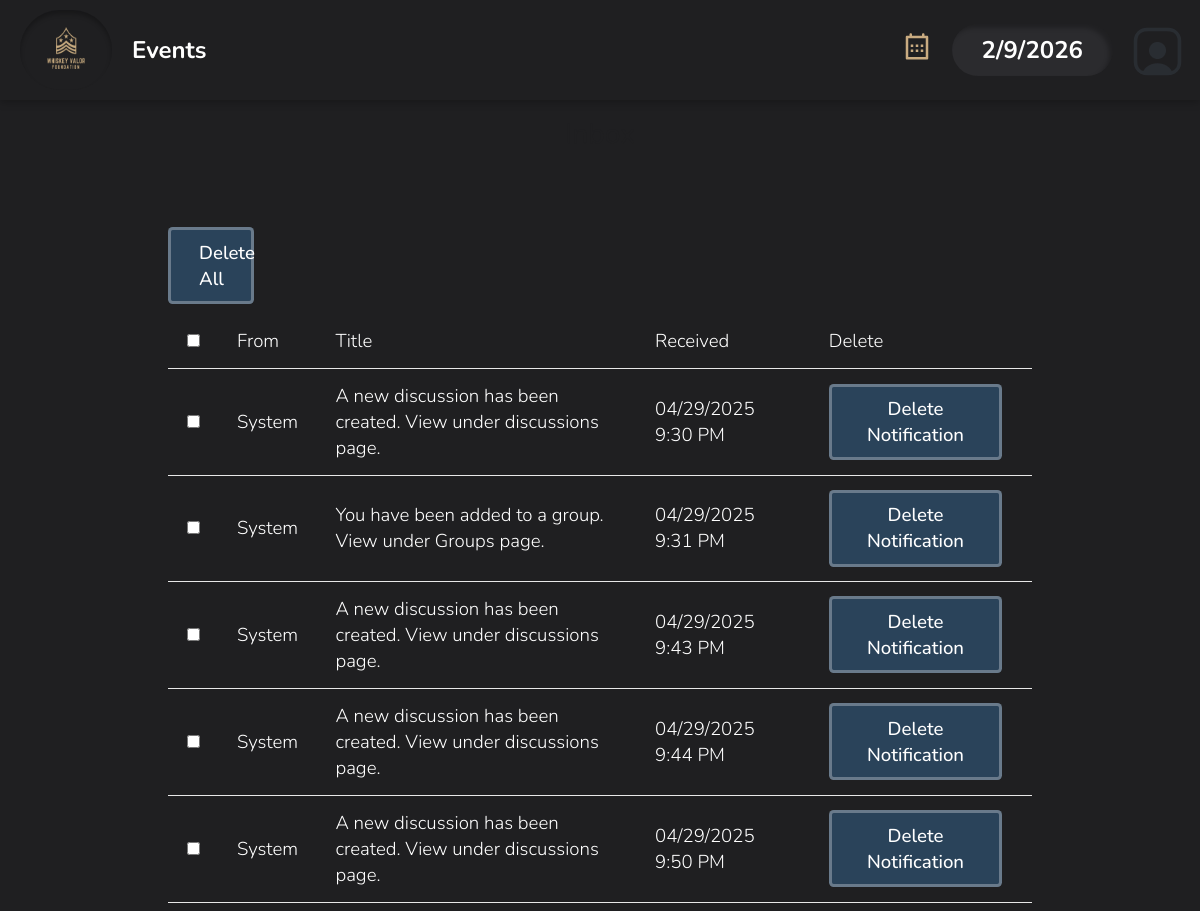
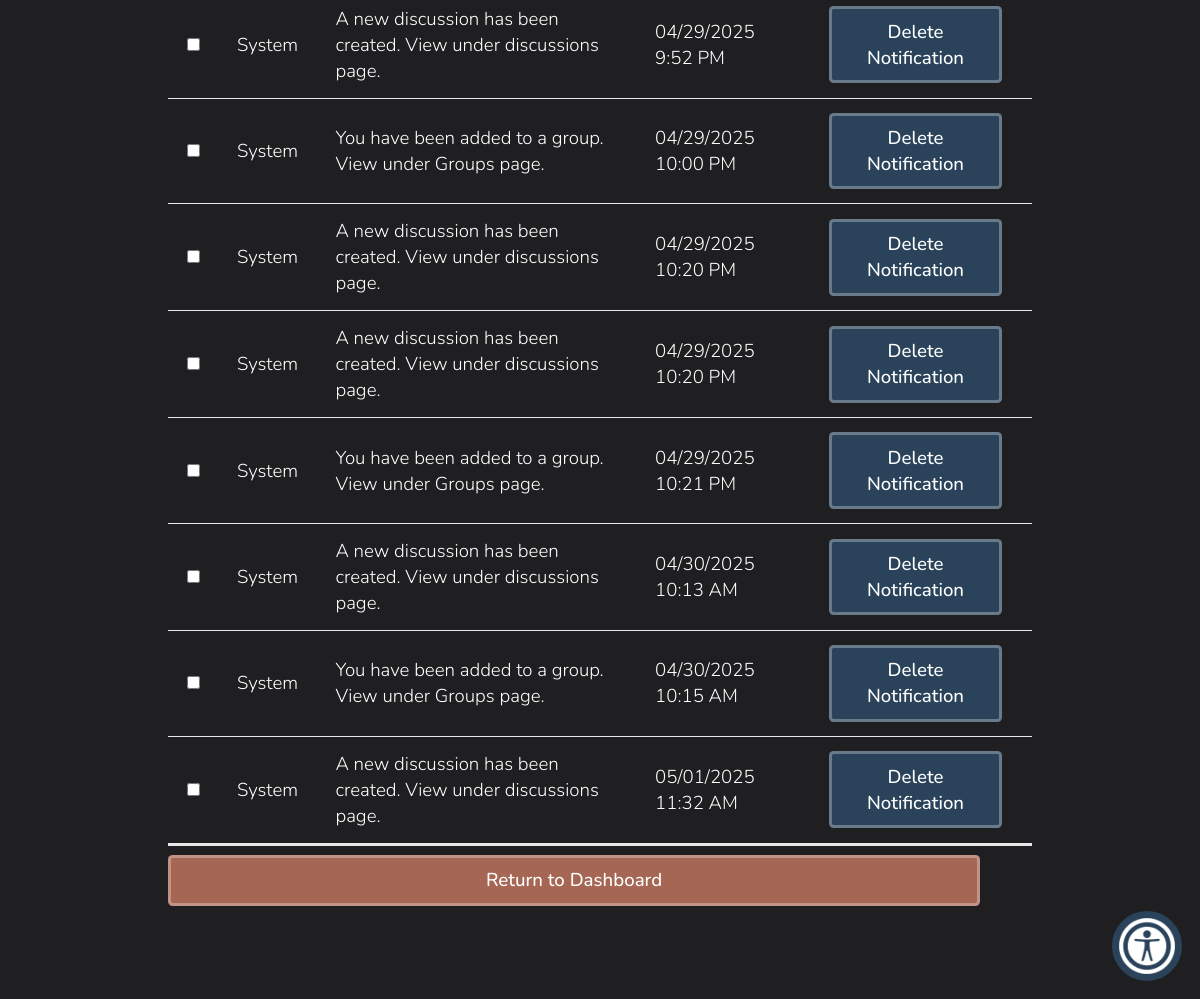
Screenshot of /inbox.php (signed in) with the database file from the repository (2 pictures, top to bottom).
### tables this page shows
CREATE TABLE `dbmessages` (
  `id` int NOT NULL,
  `senderID` varchar(256) NOT NULL,
  `recipientID` varchar(256) NOT NULL,
  `title` varchar(256) NOT NULL,
  `body` text NOT NULL,
  `time` varchar(16) NOT NULL,
  `wasRead` tinyint(1) NOT NULL DEFAULT '0',
  `prioritylevel` tinyint NOT NULL DEFAULT '0'
);

### database/dbMessages.php (called while the page is built, shortened)
<?php
function get_user_unread_messages($userID) {
    $query = "select * from dbmessages
              where recipientID='$userID' AND wasread = 0
              order by time ASC";
    $connection = connect();
    $result = mysqli_query($connection, $query);
    $messages = mysqli_fetch_all($result, MYSQLI_ASSOC);
    return $messages;
}
function get_user_read_messages($userID) {
    $query = "select * from dbmessages
              where recipientID='$userID' AND wasread = 1
              order by time ASC";
    $connection = connect();
    $result = mysqli_query($connection, $query);
    $messages = mysqli_fetch_all($result, MYSQLI_ASSOC);
    return $messages;
}

### database/dbPersons.php (called while the page is built, shortened)
<?php
    function get_name_from_id($id) {
        if ($id == 'vmsroot') {
            return 'System';
        }
        $query = "select first_name, last_name from dbpersons
            where id='$id'";
        $connection = connect();
        $result = mysqli_query($connection, $query);
        $row = mysqli_fetch_assoc($result);
        return $row['first_name'] . ' ' . $row['last_name'];
    }

### include/output.php (called while the page is built, shortened)
<?php
    function hsc($input) {
        return htmlspecialchars($input ?? '');
    }
    function time24hTo12h($time) {
        $hour = substr($time, 0, 2);
        $minute = substr($time, 3, 2);
        $hour = intval($hour);
        if ($hour < 12) {
            return hsc($hour . ':' . $minute . ' AM');
        } else if ($hour > 12) {
            $hour -= 12;
        }
        return hsc($hour . ':' . $minute . ' PM');
    }

### inbox.php (the view, shortened to what this page needs)
<?php
$userID = null;
if (isset($_SESSION['_id'])) {
    $userID = $_SESSION['_id'];
}
?>
<!DOCTYPE html>
<html>
<head>
    <?php require_once('universal.inc') ?>
    <link rel="stylesheet" href="css/messages.css">
</head>
<body>
<?php require_once('header.php') ?>
<h1>Inbox</h1>
<main class="general">
    <?php
    require_once('database/dbMessages.php');
    require_once('database/dbPersons.php');
    require_once('include/output.php');
    $newMessages = get_user_unread_messages($userID);
    $oldMessages = get_user_read_messages($userID);
    $allMessages = array_merge($newMessages, $oldMessages);
    usort($allMessages, function($a, $b) {
        return strtotime(str_replace('-', ' ', $b['time'])) - strtotime(str_replace('-', ' ', $a['time']));
    });
    ?>
    <?php if (count($allMessages) > 0): ?>
        <form id="bulkDeleteForm" action="deleteNotification.php" method="POST">
            <div class="top-bar">
            <button type="submit" name="delete_all" class="button delete" style="width:10%; margin-bottom: 10px;" onclick="return confirm('Are you sure you want to delete ALL notifications?');">Delete All</button>
            </div>
            <div class="table-wrapper">
                <table class="general">
                    <thead>
                        <tr>
                            <th><input type="checkbox" id="selectAll"></th>
                            <th>From</th>
                            <th>Title</th>
                            <th>Received</th>
                            <th>Delete</th>
                        </tr>
                    </thead>
                    <tbody class="standout">
                        <?php
                            $id_to_name_hash = [];
                            foreach ($allMessages as $message):
                                $sender = $id_to_name_hash[$message['senderID']] ?? get_name_from_id($message['senderID']);
                                $id_to_name_hash[$message['senderID']] = $sender;
                                $messageID = $message['id'];
                                $title = $message['title'];
                                $timePacked = $message['time'];
                                [$year, $month, $day, $clock] = explode('-', $timePacked);
                                $time = time24hto12h($clock);
                                $class = 'message';
                        ?>
                        <tr class="<?= $class ?>" data-message-id="<?= $messageID ?>">
                            <td><input type="checkbox" class="rowCheckbox" name="selected_messages[]" value="<?= $messageID ?>"></td>
                            <td><?= $sender ?></td>
                            <td><?= $title ?></td>
                            <td><?= "$month/$day/$year $time" ?></td>
                            <td>
                                <a class="button delete"
                                href="deleteNotification.php?id=<?= $messageID ?>"
                                onclick="return confirm('Are you sure you want to delete this message?');">
                                Delete Notification
                                </a>
                            </td>
                        </tr>
                        <?php endforeach; ?>
                    </tbody>
                </table>
            </div>
        </form>
        <?php else: ?>
            <p class="no-messages standout">You currently have no notifications.</p>
        <?php endif; ?>
        <a class="button cancel" href="index.php">Return to Dashboard</a>
</main>
</body>
</html>

### universal.inc (shortened to what this page needs)
<link rel="stylesheet" href="css/base.css" type="text/css" />

### header.php (shortened to what this page needs)
<head>
</head>
<header>
    <?php
    if (!isset($_SESSION['logged_in'])) {
		echo('<div class="navbar">
        <div class="left-section">
            <div class="logo-container">
                <a href="index.php"><img src="https://whiskeyvalor.org/cdn/shop/files/Whiskey_Valor_Logo_Transparent_Gold_1.png?v=1742592394&width=600" alt="Logo"></a>
            </div>
            <div class="nav-links">
                <div class="nav-item">
                    <a href="index.php" class="nav-link">Home</a>
                </div>
                <div class="nav-item">
                    <a href="calendar.php" class="nav-link">Events Calendar</a>
                </div>
            </div>
        </div>
        <div class="right-section">
            <div class="nav-links">
                <div class="nav-item">
                    <div class="icon">
                        <img src="images/usaicon.png" alt="User Icon" class="icon-img in-nav-img">
                        <div class="dropdown">
                            <a href="signup.php" class="dropdown-link"><div>Create Account</div></a>
                            <a href="login.php" class="dropdown-link"><div>Log in</div></a>
                        </div>
                    </div>
                </div>
            </div>
        </div>
    </div>');
    } else if ($_SESSION['logged_in']) {
        if ($_SESSION['access_level'] <= 1) {
		echo('<div class="navbar">
        <div class="left-section">
            <div class="logo-container">
                <a href="index.php"><img src="images/whiskeyLogo.png" alt="Logo"></a>
            </div>
            <div class="nav-links">
                <div class="nav-item">Events
                </div>
            </div>
        </div>
        <div class="right-section">
<a href="calendar.php">
<div class="icon-butt">
</div>
</a>
            <div class="date-box"></div>
            <div class="nav-links">
                <div class="nav-item" style="outline:none;">
                    <div class="icon">
                        <img src="images/usaicon.png" alt="User Icon">
                    </div>
                </div>
            </div>
        </div>
    </div>');
        }
    }
    ?>
<button class="accessibility-btn" id="accessibilityBtn" aria-haspopup="dialog" aria-controls="accessibilityModal" title="Accessibility settings">
    <img src="images/accessibility-menu.png" alt="Accessibility Menu">
</button>
</header>

### css/base.css (style rules this page uses)
html, body, header, main, footer, div, span, p, h1, h2, h3, h4, h5, h6, ul, ol, li, input, select, textarea, form, section, label, table, td, tr, th, form, fieldset, em, button, a { padding: 0; margin: 0; font-size: inherit; font-family: inherit; font-weight: inherit; text-decoration: none; font-style: normal; box-sizing: border-box; text-align: left; list-style-type: none; border-spacing: 0; }
:root { --page-background-color: rgb(31, 31, 33); --page-font-color: white; --inactive-font-color: #d0d0d0; --inactive-background-color: rgb(31,31,33); --standout-background: #fafafa; --happy-toast-background-color: #5D7E61; --happy-toast-font-color: rgb(255, 255, 255); --info-toast-background-color: #2f2f2f; --info-toast-font-color: white; --error-toast-background-color: #A66654; --error-toast-font-color: rgb(255, 255, 255); --shadow-and-border-color: #e8e8e8; --main-color: #2A435A; --accent-color: rgb(201, 171, 129); --secondary-accent-color: rgb(175, 141, 92); --wv-accent-color: #C9AB81; --wv-accent-foreground: #111111; --wv-bg-light: #ffffff; --wv-text-dark: #111111; --wv-muted-text: #6b6b6b; --calendar-event-color: #808080; --calendar-event-color-hover: var(--accent-color); --calendar-today-border: 2px solid var(--secondary-accent-color); --button-font-color: rgb(255, 255, 255); --button-padding: 0.5rem 1.5rem; --button-border-radius: 0.25rem; --standard-border: 1px solid #333333; --light-border: 1px solid var(--shadow-and-border-color); --text-field-border: 2px solid #e8e8e8; --cancel-button-background-color: #A66654; --error-color: #A66654; font-size: 18px; font-family: Montserrat; font-weight: 300; }
header { position: sticky; top: 0; left: 0; z-index: 10; }
body { background-color: var(--page-background-color); color: var(--page-font-color); font-family: Montserrat; }
a { color: white; }
main:not(.login):not(.calendar-view):not(.dashboard) { padding: 1rem; }
input[type=submit], button, .button, a.button-signup { color: var(--button-font-color); background-color: var(--main-color); padding: var(--button-padding); border: 3px solid rgba(255, 255, 255, 0.295); border-radius: var(--button-border-radius); font-weight: 500; width: 94%; transition: background-color .3s; cursor: pointer; text-align: center; }
h1 { font-size: 1.5rem; font-weight: 500; margin-bottom: 2rem; background-color: var(#C9AB81); color: var(--page-background-color); width: 100%; text-align: center; padding: 1rem; }
.button { display: inline-block; }
button.cancel, a.cancel { background-color: var(--cancel-button-background-color); color: white; }
main.general, form.general { margin: 1rem; display: flex; flex-direction: column; gap: 0.5rem; }
table.general { width: 100%; border-collapse: collapse; padding-bottom: 1rem; }
table.general th, table.general td { padding: 0.75rem 1rem; vertical-align: top; background-color: var(--page-background-color); border-bottom: 1px solid var(--shadow-and-border-color); color: var(--page-font-color); }
table.general td { text-align:left; vertical-align: middle; color: var(--page-font-color); }
.standout { border-bottom: 3px solid var(--shadow-and-border-color); padding: 1rem; background-color: var(--standout-background); }
@media only screen and (min-width: 1024px) { main.general, form.general { margin: 0rem 8rem 4rem 8rem; } }

### css/messages.css (style rules this page uses)
:root { --unread-message-background: #f1eadf; --message-body-border-color: #ddd; --priorityone-color:#4FFFB0; --prioritytwo-color:#F0E68C; --prioritythree-color:#fd5c63; }
tr.message { cursor: pointer; transition: filter .3s; background-color: inherit; }

### inbox.php (style rules this page uses)
.top-bar { display: flex; justify-content: space-between; align-items: center; }

### rows the page displays
dbmessages: senderID "System", title "A new discussion has been created. View under discussions page.", month "04", day "29", year "2025", time "9:30 PM"
dbmessages: senderID "System", title "You have been added to a group. View under Groups page.", month "04", day "29", year "2025", time "9:31 PM"
dbmessages: senderID "System", title "A new discussion has been created. View under discussions page.", month "04", day "29", year "2025", time "9:43 PM"
dbmessages: senderID "System", title "A new discussion has been created. View under discussions page.", month "04", day "29", year "2025", time "9:44 PM"
dbmessages: senderID "System", title "A new discussion has been created. View under discussions page.", month "04", day "29", year "2025", time "9:50 PM"
dbmessages: senderID "System", title "A new discussion has been created. View under discussions page.", month "04", day "29", year "2025", time "9:52 PM"
dbmessages: senderID "System", title "You have been added to a group. View under Groups page.", month "04", day "29", year "2025", time "10:00 PM"
dbmessages: senderID "System", title "A new discussion has been created. View under discussions page.", month "04", day "29", year "2025", time "10:20 PM"
dbmessages: senderID "System", title "A new discussion has been created. View under discussions page.", month "04", day "29", year "2025", time "10:20 PM"
dbmessages: senderID "System", title "You have been added to a group. View under Groups page.", month "04", day "29", year "2025", time "10:21 PM"
dbmessages: senderID "System", title "A new discussion has been created. View under discussions page.", month "04", day "30", year "2025", time "10:13 AM"
dbmessages: senderID "System", title "You have been added to a group. View under Groups page.", month "04", day "30", year "2025", time "10:15 AM"
dbmessages: senderID "System", title "A new discussion has been created. View under discussions page.", month "05", day "01", year "2025", time "11:32 AM"
